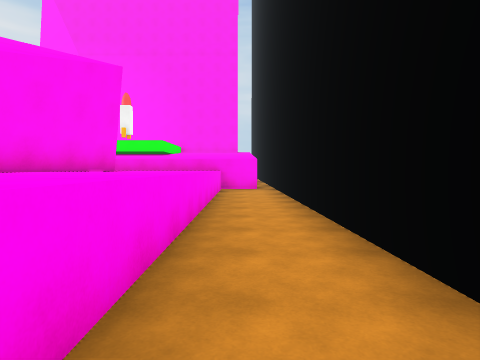
View 1 (above)

13 first-person views from a walk through a 3-D level made in the Unity game engine. The camera is 1.4 m above the floor, tilts 2° down and sees 75° across. The floor is counted in squares, 2 m on a side. Each view is taken from the middle of a square. On the plan, view 1 faces up. The plan holds only what a view shows up to about 10 squares ahead; the rest is blank. The place goes on beyond the plan. Surface patterns are stand-ins for the level's own textures.

View 2
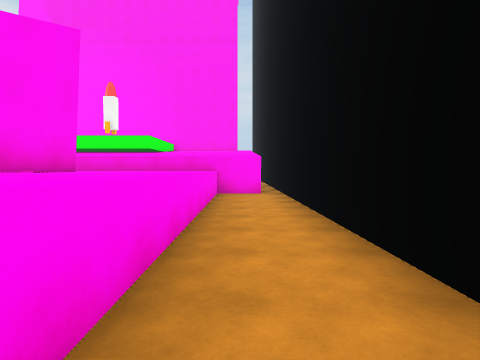

View 3
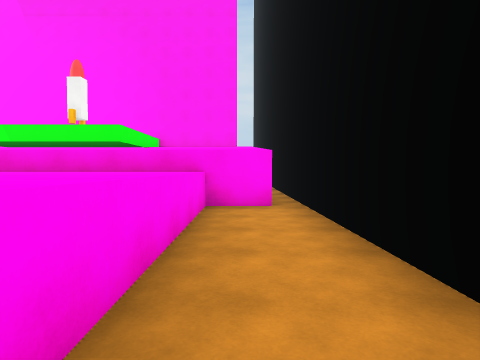

View 4
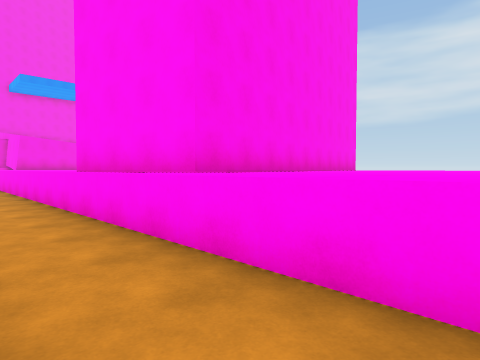

View 5
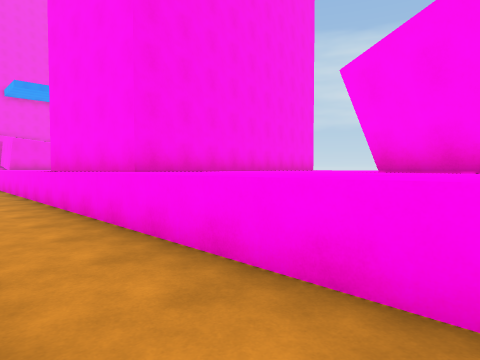

View 6
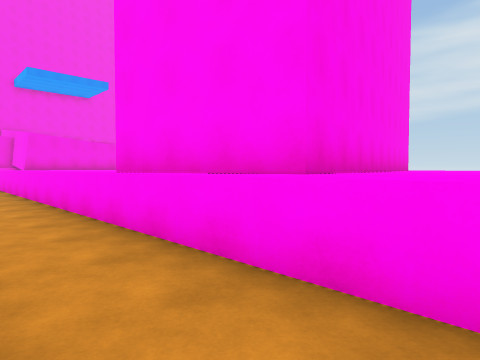

View 7
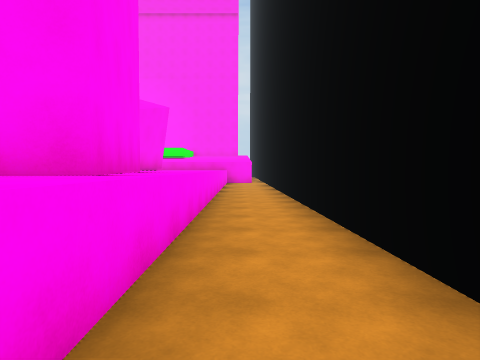

View 8
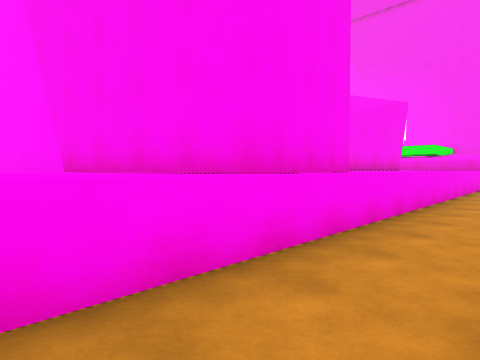

View 9
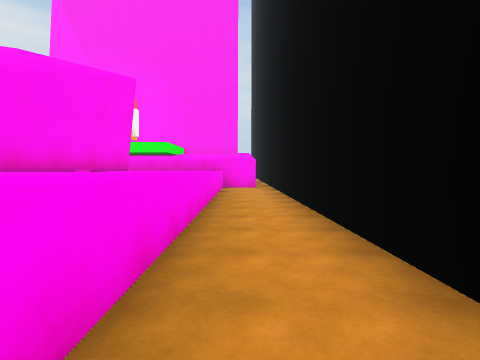

View 10
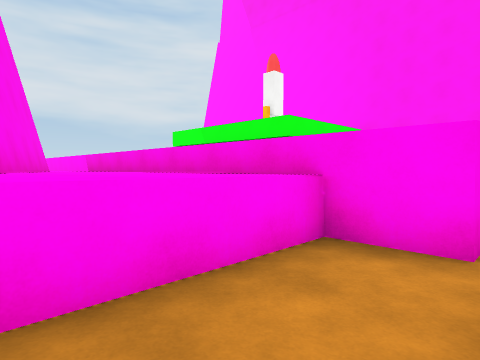

View 11
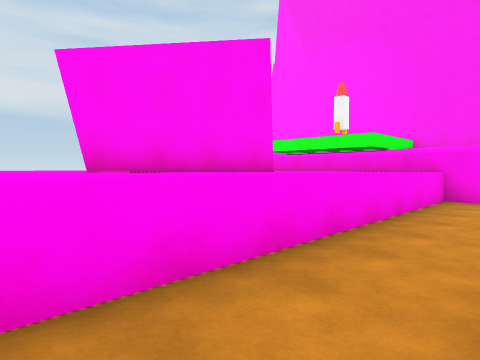

View 12
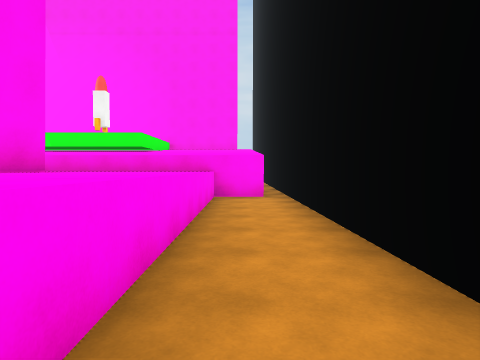

View 13
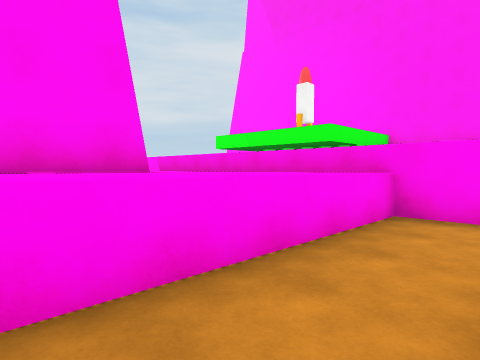

### Floor plan
Key: @ floor where view 1 was taken; # wall or solid block; . floor; ^ raised ledge.
Columns run from 10 left of view 1 to 2 right of it. Each row starts with its distance up from view 1.
 15             #
 14            .#
 13            .#
 12            .#
 11 ###########.#
 10   ^^^^^^^^..#
  9     ^^^^^^..#
  8       ^^^^..#
  7       ^^^^..#
  6   ^   ^^^^..#
  5  ^^  ^^^^^..#
  4    ^^^^^^^..#
  3  ^^^^^^^^^..#
  2   ^^^^^^^^..#
  1  ^^^^^^^^^..#
  0 ^^^^^^  ^^@.
 -1         ^^..
 -2        ^^^..
 -3   ^^^^^^^^..
 -4  ^^ ^^^^^^..
 -5         ^^..
 -6         ^^.
 -7          ^.
 -8          ^
 -9          ^

Where each view was taken, in squares from view 1:
view 1: 0 up, 0 right, facing up
view 2: 2 up, 0 right, facing up
view 3: 5 up, 0 right, facing up
view 4: 5 up, 1 right, facing down-left
view 5: 7 up, 1 right, facing down-left
view 6: 3 up, 1 right, facing down-left
view 7: 5 down, 0 right, facing up
view 8: 5 down, 1 right, facing up-left
view 9: 1 down, 0 right, facing up
view 10: 8 up, 1 right, facing up-left
view 11: 3 up, 1 right, facing up-left
view 12: 3 up, 0 right, facing up
view 13: 6 up, 1 right, facing up-left
